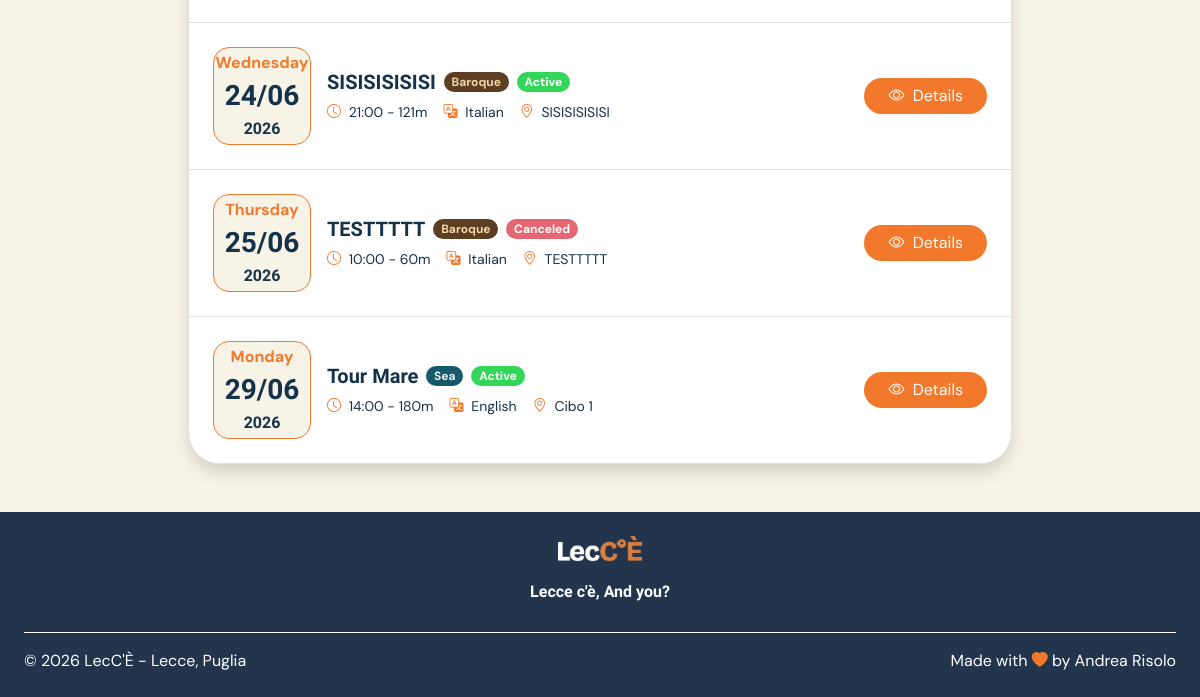
The app's page /schedule (signed in, lower part), older data.
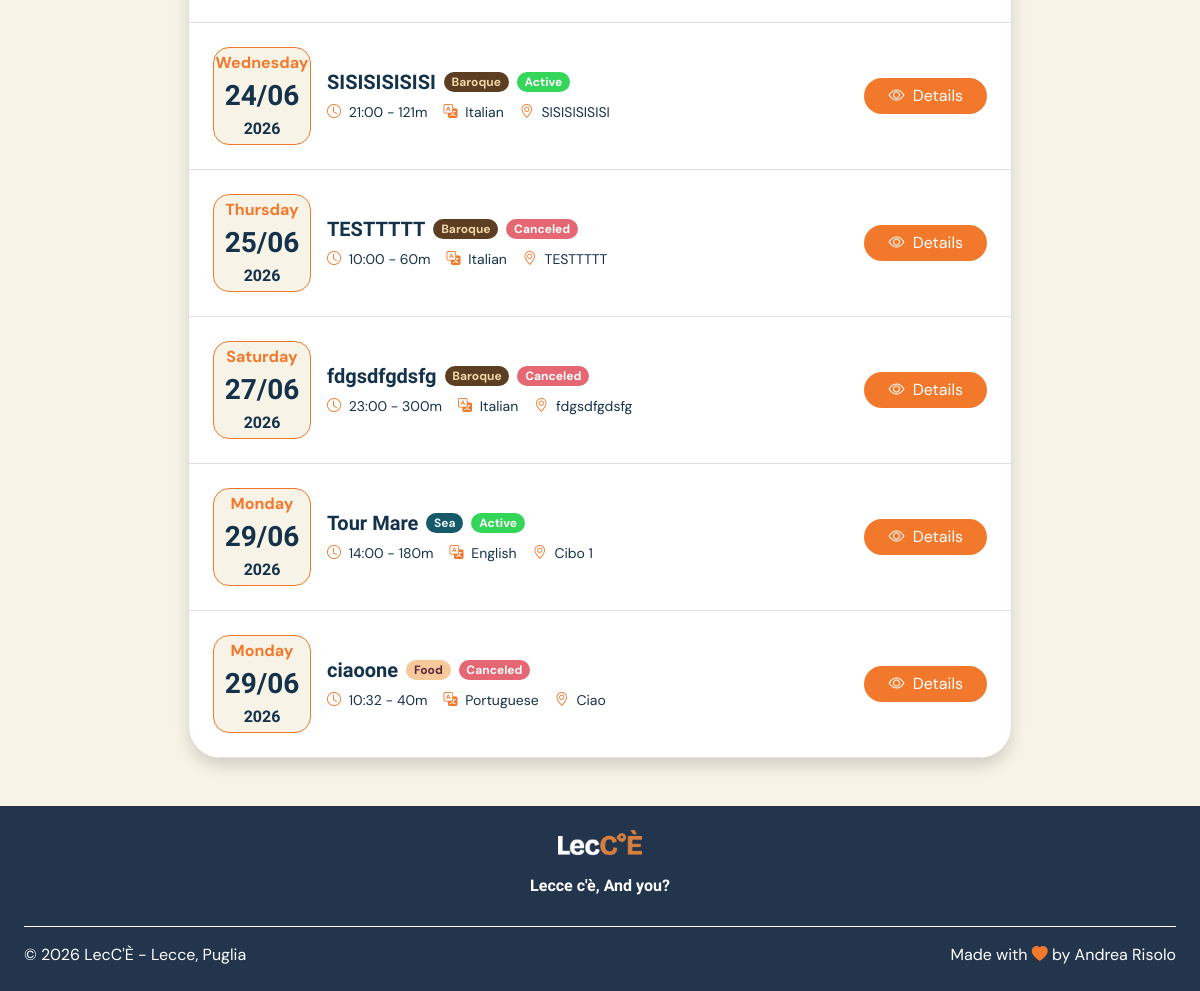
The same page, newer data.
### tables this page shows
CREATE TABLE "tour_occurrences" (
	"id"	TEXT,
	"tour_id"	TEXT NOT NULL,
	"date"	TEXT NOT NULL,
	"start_time"	TEXT NOT NULL,
	"state"	TEXT NOT NULL DEFAULT 'not_departed',
	PRIMARY KEY("id"),
	FOREIGN KEY("tour_id") REFERENCES "tours"("id")
);

CREATE TABLE "tours" (
	"id"	TEXT,
	"guide_id"	TEXT NOT NULL,
	"language_id"	TEXT NOT NULL,
	"title"	TEXT NOT NULL,
	"description"	TEXT NOT NULL,
	"duration"	INTEGER NOT NULL,
	"max_participants"	INTEGER NOT NULL,
	"theme_id"	INTEGER NOT NULL,
	"state"	TEXT NOT NULL DEFAULT 'active',
	PRIMARY KEY("id"),
	FOREIGN KEY("guide_id") REFERENCES "users"("id") ON DELETE CASCADE,
	FOREIGN KEY("language_id") REFERENCES "languages"("id") ON DELETE CASCADE,
	FOREIGN KEY("theme_id") REFERENCES "tour_themes"("id")
);

CREATE TABLE "tour_themes" (
	"id"	INTEGER,
	"name"	TEXT NOT NULL,
	"emoji"	TEXT NOT NULL,
	"description"	TEXT NOT NULL,
	PRIMARY KEY("id" AUTOINCREMENT)
);

CREATE TABLE "languages" (
	"id"	INTEGER,
	"name"	TEXT NOT NULL UNIQUE,
	PRIMARY KEY("id" AUTOINCREMENT)
);

CREATE TABLE "stops" (
	"id"	TEXT,
	"tour_id"	TEXT NOT NULL,
	"place_name"	TEXT NOT NULL,
	"order_number"	INTEGER NOT NULL,
	PRIMARY KEY("id"),
	FOREIGN KEY("tour_id") REFERENCES "tours"("id") ON DELETE CASCADE
);

### app.py (the view)
@login_required
@app.route("/schedule")
def personal_schedule():
    today = date.today()
    if current_user.role == "guide":
        occurrences = occurrencies_dao.get_not_empty_occurrences_by_guide_id(current_user.id)
        for occurrence in occurrences:
            occurrence.tour = tours_dao.get_tour_by_id(occurrence.tour_id)
            occurrence.tour.language = languages_dao.get_language_by_id(occurrence.tour.language_id)["name"]
            occurrence.tour.theme = themes_dao.get_theme_by_id(occurrence.tour.theme_id)
            occurrence.tour.stops = stops_dao.get_first_stop_by_tour(occurrence.tour)
        upcoming = occurrences
    else:
        reservations = reservations_dao.get_reservations_by_participant_id(current_user.id)
        occurrencies = []
        for reservation in reservations:
            occurrence = occurrencies_dao.get_occurrence_by_id(reservation.occurrence_id)
            occurrence.tour = tours_dao.get_tour_by_id(occurrence.tour_id)
            occurrence.tour.language = languages_dao.get_language_by_id(occurrence.tour.language_id)["name"]
            occurrence.tour.theme = themes_dao.get_theme_by_id(occurrence.tour.theme_id)
            occurrence.tour.stops = stops_dao.get_first_stop_by_tour(occurrence.tour)
            occurrence.reservation = reservation
            occurrencies.append(occurrence)
        upcoming = occurrencies
    return render_template("personal_schedule.html", upcoming=upcoming)

### app.py (called while the page is built)
@login_manager.user_loader
def load_user(user_id):
    db_user=users_dao.get_user_by_id(user_id)
    return db_user

### database/daos/languages.py (called while the page is built)
@connect_db
def get_language_by_id(conn, cursor, id):
    query="SELECT * FROM languages WHERE id=(?)"
    cursor.execute(query, (id,))
    language=cursor.fetchone()
    if language is None:
        return None
    return dict(language)

### database/daos/occurrencies.py (called while the page is built)
@connect_db
def get_occurrence_by_id(conn, cursor, occurrence_id):
    query="SELECT * FROM tour_occurrences WHERE id=(?)"
    cursor.execute(query, (occurrence_id,))
    occurrence=cursor.fetchone()
    if occurrence is None:
        return None
    occurrence_obj=Occurrence(occurrence["id"], occurrence["tour_id"], datetime.datetime.strptime(occurrence["date"], "%Y-%m-%d").date(), occurrence["start_time"], occurrence["state"])
    return occurrence_obj

### database/daos/stops.py (called while the page is built)
@connect_db
def get_first_stop_by_tour(conn, cursor, tour):
    query = "SELECT place_name FROM stops WHERE tour_id=(?) ORDER BY order_number ASC LIMIT 1"
    cursor.execute(query, (tour.id,))
    stop = cursor.fetchone()
    if stop:
        return stop["place_name"]
    else:
        return None

### database/daos/themes.py (called while the page is built)
@connect_db
def get_theme_by_id(conn, cursor, id):
    query="SELECT * FROM tour_themes WHERE id=(?)"
    cursor.execute(query, (id,))
    theme=cursor.fetchone()
    if theme is None:
        return None
    theme_obj=Theme(theme["id"], theme["name"], theme["emoji"], theme["description"])
    return theme_obj

### database/daos/tours.py (called while the page is built)
@connect_db
def get_tour_by_id(conn, cursor, id):
    query="SELECT * FROM tours WHERE id=(?)"
    cursor.execute(query, (id,))
    tour=cursor.fetchone()
    if tour is None:
        return None
    tour_obj=Tour(tour["id"], tour["title"], tour["description"], tour["duration"], tour["max_participants"], tour["theme_id"], tour["language_id"], tour["guide_id"], tour["state"])
    return tour_obj

### database/daos/users.py (called while the page is built)
@connect_db
def get_user_by_id(conn, cursor, id):
    query="SELECT * FROM users WHERE id=(?)"
    cursor.execute(query, (id,))
    user=cursor.fetchone()
    if user is None:
        return None
    user_obj=User(user["id"], user["role"], user["email"], user["password"], user["first_name"], user["last_name"], user["profile_photo"])
    return user_obj

### templates/personal_schedule.html (shortened to what this page needs)
{% extends "base.html" %}
{% block content %}
<main class="mx-4 my-5">
    <div class="container w-75">
        <section class="mb-5">
            <div class="bg-white rounded-5 shadow overflow-hidden">
                {% if upcoming|length > 0 %}
                {% for occurrence in upcoming %}
                {% include "booking_card.html" %}
                {% endfor %}
                {% else %}
                <div class="d-flex justify-content-center p-4">
                    <p class="mb-0">No upcoming occurrences found</p>
                </div>
                {% endif %}
            </div>
        </section>
    </div>
</main>
{% endblock %}

### templates/base.html (shortened to what this page needs)
<!doctype html>
<html lang="en">
<head>
    <link href="https://cdn.jsdelivr.net/npm/bootstrap@5.3.5/dist/css/bootstrap.min.css" rel="stylesheet"
>
    <link rel="stylesheet" href="https://cdn.jsdelivr.net/npm/bootstrap-icons@1.11.3/font/bootstrap-icons.min.css">
    <link rel="stylesheet" href="{{ url_for('static', filename='css/style.css') }}">
    <link rel="stylesheet" href="{{ url_for('static', filename='css/themes.css') }}">
    <link rel="stylesheet" href="https://cdn.jsdelivr.net/npm/flatpickr/dist/flatpickr.min.css">
</head>
<body>
    <div class="container-fluid">
        {%block content %}{% endblock %}
    </div>
    <footer class="lecce-secondary-background mt-1 p-4">
        <div class="d-flex flex-column align-items-center text-center">
            <img class="lecce-logo mb-2"
                src="{{ url_for('static', filename='images/utility_images/LecCE_logo_secondary.png') }}"
                alt="LecCÈ Logo">
            <p class="lecce-text-impact fw-semibold lh-lg mb-4">
                Lecce c'è, And you?
            </p>
        </div>
        <div class="d-flex flex-column flex-md-row justify-content-between gap-2 border-top border-white pt-3">
            <span class="mb-0">
                © 2026 LecC'È - Lecce, Puglia
            </span>
            <span class="mb-0">
                Made with <i class="bi bi-heart-fill lecce-primary-color"></i> by Andrea Risolo
            </span>
        </div>
    </footer>
</body>
</html>

### templates/booking_card.html (shortened to what this page needs)
<div class="d-flex flex-row align-items-center justify-content-between gap-3 p-4 border-bottom">
    <div class="d-flex align-items-center gap-3">
        <div class="rounded-4 lecce-profile-date p-5">
            <span class="lecce-primary-color fw-bold mb-0 fs-6">{{ occurrence.date.strftime('%A') }}</span>
            <span class="lecce-text-impact lecce-secondary-color fw-bold fs-3 mb-0">{{ occurrence.date.strftime('%d/%m')
                }}</span>
            <span class="lecce-text-impact lecce-secondary-color fw-bold fs-6 mb-0">{{ occurrence.date.strftime('%Y')
                }}</span>
        </div>
        <div>
            <div class="d-flex align-items-center gap-2 mb-2">
                <h3 class="h5 lecce-text-impact lecce-secondary-color fw-bold m-0">
                    <a href="{{ url_for('tour', id=occurrence.tour.id) }}"
                        class="text-decoration-none lecce-secondary-color">
                        {{ occurrence.tour.title }}
                    </a>
                </h3>
                <div
                    class="badge rounded-4 lecce-{{ occurrence.tour.theme.name.lower() }}-background lecce-{{ occurrence.tour.theme.name.lower() }}-text">
                    {{ occurrence.tour.theme.name }}</div>
                {% if occurrence.reservation is not none and occurrence.reservation.state == "canceled" %}
                <div class="badge rounded-4 lecce-negative-background">Canceled</div>
                {% endif %}
                {% if occurrence.reservation is not none and occurrence.reservation.state == "active" %}
                <div class="badge rounded-4 lecce-positive-background">Active</div>
                {% endif %}
            </div>
            <div class="d-flex flex-wrap gap-3 small lecce-secondary-color">
                <span>
                    <i class="bi bi-clock lecce-primary-color me-1"></i>
                    {{ occurrence.start_time }} - {{ occurrence.tour.duration }}m
                </span>
                <span>
                    <i class="bi bi-translate lecce-primary-color me-1"></i>
                    {{ occurrence.tour.language }}
                </span>
                <span>
                    <i class="bi bi-geo-alt lecce-primary-color me-1"></i>
                    {{ occurrence.tour.stops }}
                </span>
            </div>
        </div>
    </div>
    <div>
        {% if current_user.role == 'participant' and current_user.id == occurrence.reservation.participant_id %}
        <a href="{{ url_for('reservation', id=occurrence.reservation.id) }}"
            class="btn lecce-btn lecce-primary-background px-4">
            <i class="bi bi-eye me-1"></i>
            Details
        </a>
        {% endif %}
    </div>
</div>

### static/css/style.css (style rules this page uses)
body { background-color: #F8F3E7; font-family: "DM Sans", sans-serif; }
.lecce-logo { height: 2rem; }
.lecce-text-impact { font-family: "Bricolage Grotesque", sans-serif; }
.lecce-positive-background { background-color: #34d65a; }
.lecce-negative-background { background-color: #e46773; }
.lecce-btn { color: white; border: none; border-radius: 1000px; }
.lecce-primary-background { background-color: #F2792B; color: white; }
.lecce-secondary-background { background-color: #22354d; color: white; }
.lecce-profile-date { background-color: #F8F3E7; border: 0.1rem solid #F2792B; aspect-ratio: 1/1; border-radius: 0%; width: 4rem; height: 4rem; display: flex; flex-direction: column; align-items: center; justify-content: center; }

### static/css/themes.css (style rules this page uses)
.lecce-baroque-background { background-color: #5c3e23; }
.lecce-baroque-text { color: #EFD7A6; }
.lecce-sea-background { background-color: #15596B; }
.lecce-sea-text { color: #E7F1EC; }
.lecce-food-background { background-color: #F6C99B; }
.lecce-food-text { color: #5A2A3A; }

Row changes from the older to the newer data that the page shows:
added tour_occurrences: date "Saturday", date "27/06", date "2026", tour "fdgsdfgdsfg", tour.theme.name "Baroque", shows "Canceled", start_time "23:00", tour.duration "300", tour.language "Italian", tour.stops "fdgsdfgdsfg"
added tour_occurrences: date "Monday", date "29/06", date "2026", tour "ciaoone", tour.theme.name "Food", shows "Canceled", start_time "10:32", tour.duration "40", tour.language "Portuguese", tour.stops "Ciao"
